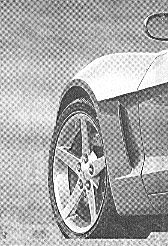
#> input picture 图像处理与可视化/Homework/数字图像处理 04/P2/DIP Fig 04.64(a)(car_75DPI_Moire).tif, 168 x 246 px; its folder holds 6 pictures in this run
$ python 'HW04 Problem2.py'
#> lines starting #> are read from the running program, lines starting #| are printed output that depends on the picture; after the words box and inside, x2 and y2 are one past the last pixel; in counts of white or black regions, pixels touching at a corner belong together
#> further down, img is the input picture: PIL image 168x246 L; min 0, max 255, mean 169.7
import numpy as np
from PIL import Image
import matplotlib.pyplot as plt
from sklearn.cluster import DBSCAN
import itertools

def frequency_domain_center_detection(image, image_name, min_distance=50):
    # Plotting setup: Create a 2x3 grid of subplots
#> called with image_name = 'DIP Fig 04.64(a)(car_75DPI_Moire)', min_distance = 50
    fig, axs = plt.subplots(2, 3, figsize=(20, 10))

    # Display the original image in the first subplot
    M, N = image.shape
#> M = 246; N = 168
    axs[0, 0].imshow(image, cmap="gray")
    axs[0, 0].set_title(f"Original Image - size: {M}x{N}")

    # Step 1: Zero-padding the image to twice its size, and display it in the second subplot
    P, Q = 2 * M, 2 * N  # Create new dimensions for the padded image
#> P = 492; Q = 336
    padded_image = np.zeros((P, Q)).astype(np.float64)
    padded_image[:M, :N] = image.astype(np.float64)  # Place original image in the top-left corner of the padded image
    axs[0, 1].imshow(padded_image, cmap="gray")
    axs[0, 1].set_title(f"Padded Image - size: {P}x{Q}")

    # Step 2: Apply Fourier transform centering by multiplying with (-1)^(x+y)
    # This shifts the zero-frequency component to the center
    centered_image = padded_image * np.fromfunction(lambda x, y: (-1)**(x + y), (P, Q))
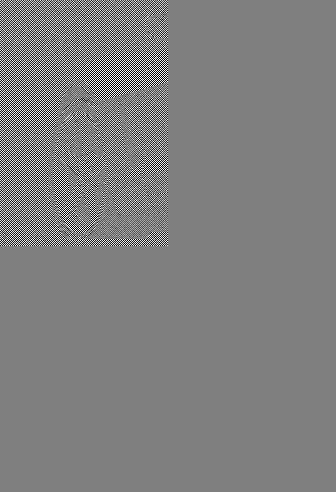
#> centered_image: shape (492, 336) float64; min -255, max 255, mean 0; drawn with min black and max white
    axs[0, 2].imshow(np.clip(centered_image, 0, 255).astype(np.uint8), cmap="gray")
    axs[0, 2].set_title(f"Centered Image - Center: ({N},{M})")

    # Step 3: Perform 2D Fourier Transform on the centered image to obtain the frequency spectrum
    F_uv = np.fft.fft2(centered_image)
    display_spectrum = np.log(1 + np.abs(F_uv))  # Apply log scaling to visualize the spectrum better
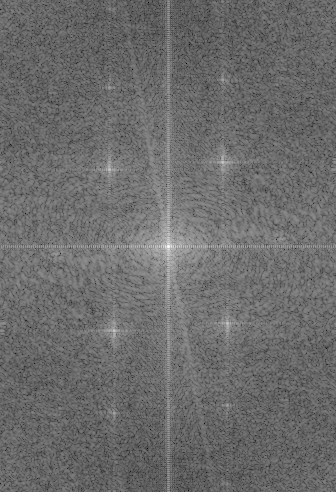
#> display_spectrum: shape (492, 336) float64; min 2.81, max 15.76, mean 8.3; drawn with min black and max white
    axs[1, 0].imshow(display_spectrum, cmap="gray")
    axs[1, 0].set_title("Original Spectrum")

    # Step 4: Calculate the mean and standard deviation of the spectrum to identify bright spots
    mean_val = np.mean(display_spectrum)
#> mean_val = 8.3
    std_val = np.std(display_spectrum)
#> std_val = 0.847
    threshold = mean_val + 2 * std_val  # Set threshold for identifying bright spots (based on mean and std)
#> threshold = 9.99

    # Get coordinates of bright spots where the spectrum exceeds the threshold
    bright_spots = np.argwhere(display_spectrum > threshold)
#> bright_spots = 4253 pairs, first value 1 to 491, second value 1 to 335
    highlight_spectrum = np.ones_like(display_spectrum) * 255  # Start with a white background
    for i, (x, y) in enumerate(bright_spots):
        distance_from_center = np.sqrt((x - M)**2 + (y - N)**2)
        if distance_from_center > min_distance:
            highlight_spectrum[x, y] = 0  # Mark bright spots in black
#> this loop made 4253 passes
#> (x, y, distance_from_center) on passes 1 to 3: (1, 168, 245), (1, 169, 245), (3, 168, 243)
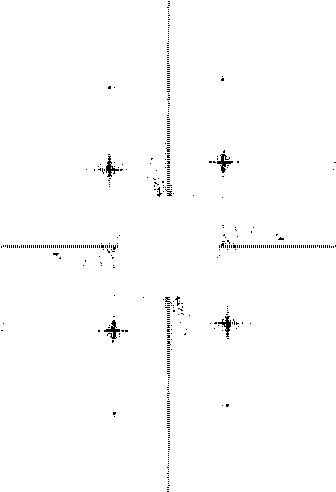
#> highlight_spectrum: shape (492, 336) float64; 99% white; black in thin lines or dots
    axs[1, 1].imshow(highlight_spectrum, cmap="gray")
    axs[1, 1].set_title("Highlighted Spectrum")

    # Step 5: Apply DBSCAN clustering algorithm to group the bright spots
    db = DBSCAN(eps=5, min_samples=5).fit(bright_spots)  # DBSCAN clustering
    labels = db.labels_  # Get cluster labels for each bright spot
#> labels = 4253 values, max 12 at index 4171, min -1 at index 231, mean 0.959

    # Step 6: Calculate and display the center of each cluster
    unique_labels = set(labels)
#> unique_labels = 14 items
    cluster_centers = []

    # Loop through each unique label to calculate the center of each cluster
    for label in unique_labels:
        if label == -1:  # Skip noise points (DBSCAN labels noise as -1)
            continue

        # Get the coordinates of all points in this cluster
        cluster_points = bright_spots[labels == label]

        # Calculate the center of the cluster by taking the mean of the coordinates
        center = cluster_points.mean(axis=0)
        cluster_centers.append(center)
#> this loop made 14 passes
#> center on passes 1 to 12: [246, 168], [78.78, 222.1], [87.11, 109.7], [161.9, 223], [168.2, 109.4], [216.2, 141.6], [237.6, 279.8], [254.4, 56.2], [275.8, 194.4], [323.8, 226.6], [330.1, 113], [404.9, 226.3]
#> label on pass 14: -1
#> after the loop, cluster_centers = [[246, 168], [78.78, 222.1], [87.11, 109.7], [161.9, 223], [168.2, 109.4], [216.2, 141.6], [237.6, 279.8], [254.4, 56.2], [275.8, 194.4], [323.8, 226.6], [330.1, 113], [404.9, 226.3], [413.2, 113.9]]

    # Convert cluster centers to integer values for proper indexing
    cluster_centers = np.round(np.array(cluster_centers)).astype(np.int32)
#> cluster_centers = 13 rows, first 8: [246, 168], [79, 222], [87, 110], [162, 223], [168, 109], [216, 142], [238, 280], [254, 56]

    # Print the coordinates of each cluster center
    for i, center in enumerate(cluster_centers):
        print(f"Cluster {i} center: (x, y) = ({center[0]}, {center[1]})")
#> this loop made 13 passes
#> center on passes 1 to 12: [246, 168], [79, 222], [87, 110], [162, 223], [168, 109], [216, 142], [238, 280], [254, 56], [276, 194], [324, 227], [330, 113], [405, 226]
#| Cluster 0 center: (x, y) = (246, 168)
#| Cluster 1 center: (x, y) = (79, 222)
#| Cluster 2 center: (x, y) = (87, 110)
#| Cluster 3 center: (x, y) = (162, 223)
#| Cluster 4 center: (x, y) = (168, 109)
#| Cluster 5 center: (x, y) = (216, 142)
#| Cluster 6 center: (x, y) = (238, 280)
#| Cluster 7 center: (x, y) = (254, 56)
#> (further printed lines are left out)

    # Create a new image to highlight the cluster centers and their neighborhood points
    highlight_spectrum = np.ones_like(display_spectrum) * 255  # Background is white

    # Set the neighborhood radius around each cluster center to highlight surrounding points
    radius = 3  # The radius of the neighborhood to highlight around the cluster center

    # Loop through each cluster center and mark the center and its neighborhood as black
    for i, center in enumerate(cluster_centers):
        x, y = center[0], center[1]

        # Highlight the neighborhood around the cluster center within the given radius
        for dx in range(-radius, radius + 1):
            for dy in range(-radius, radius + 1):
                nx, ny = np.clip(x + dx, 0, Q-1), np.clip(y + dy, 0, P-1)
                if 0 <= nx < display_spectrum.shape[0] and 0 <= ny < display_spectrum.shape[1]:
                    highlight_spectrum[nx, ny] = 0  # Set the center and neighborhood points to black

        # Annotate the cluster center with its coordinates in red text
        axs[1, 2].text(y, x, f"({y},{x})", color="red", fontsize=10, ha="center", va="center")
#> this loop made 13 passes
#> highlight_spectrum: shape (492, 336) float64; 99.7% white; 13 black regions (2 under 20 px), largest, box (x1, y1, x2, y2) and area: (219, 76, 226, 83) 49, (107, 84, 114, 91) 49, (220, 159, 227, 166) 49

    # Display the highlighted spectrum with cluster centers and their neighborhoods
    axs[1, 2].imshow(highlight_spectrum, cmap="gray", vmin=0, vmax=255)
    axs[1, 2].set_title("Cluster Centers")

    # Save the figure containing all the images to a file
    save_path = f"frequency_domain_center_detection_{image_name}.png"
    plt.tight_layout()  # Adjust subplots for better layout
    plt.savefig(save_path)  # Save the figure
    plt.show()  # Display the plot

def frequency_domain_notch(image, centers, cutoffs, image_name, filter_types=[0]):
    # Assert that filter_type is a list of integers, each greater than -2
#> called with image_name = 'DIP Fig 04.64(a)(car_75DPI_Moire)'
    assert all(isinstance(filter_type, int) and filter_type >= -2 for filter_type in filter_types), \
        "All elements of filter_type must be integers greater than or equal to -2"

    # Plotting setup
    fig, axs = plt.subplots(2, 5, figsize=(20, 10))
    axs[0, 0].imshow(image, cmap="gray")
    axs[0, 0].set_title("Original Image")

    # Step 1: Zero-padding the image to size P x Q where P = 2M, Q = 2N
    M, N = image.shape
#> M = 246; N = 168
    P, Q = 2 * M, 2 * N
#> P = 492; Q = 336
    padded_image = np.zeros((P, Q))
    padded_image[:M, :N] = image

    # Display padded image
    axs[0, 1].imshow(padded_image, cmap="gray")
    axs[0, 1].set_title(f"Padded Image - size: {P}x{Q}")

    # Step 2: Multiply padded image by (-1)^(x+y) to center the Fourier transform
    centered_image = padded_image * np.fromfunction(lambda x, y: (-1)**(x + y), (P, Q))

    # Display centered image
    axs[0, 2].imshow(np.clip(centered_image, 0, 255).astype(np.uint8), cmap="gray")
    axs[0, 2].set_title(f"Centered Image - Center: ({N},{M})")

    # Step 3: Compute the 2D Fourier Transform of the centered image
    F_uv = np.fft.fft2(centered_image)

    # Display original spectrum
    axs[0, 3].imshow(np.log(1 + np.abs(F_uv)), cmap="gray")
    axs[0, 3].set_title("Original Spectrum")

    # Step 4: Create the notch filter with multiple notch centers
    u, v = np.meshgrid(np.arange(0, P), np.arange(0, Q), indexing='ij')

    # Initialize the combined notch filter with ones (multiplicative identity for filters)
    H_uv = np.ones((P, Q))

    # Loop over each "filter_type" to construct the filter
    for i, filter_type in enumerate(filter_types):
        for center, cutoff in zip(centers[i], cutoffs[i]):
            if filter_type == -2:  # Line filter (horizontal or vertical)
                if center[3] == 0:  # Horizontal line
                    y_val = center[0]  # Fixed y-value for the horizontal line
                    x_start, x_end = center[1], center[2]  # x-range for the horizontal line
                    mask_x_range = np.arange(x_start, x_end + 1)
                    mask_y_range = np.arange(np.clip(y_val - cutoff, 0, P), np.clip(y_val + cutoff, 0, P) + 1)
                    mask = list(itertools.product(mask_y_range, mask_x_range))
                    mask += [(P - i - 1, Q - j - 1) for i, j in mask]

                    # Convert to numpy arrays for vectorized assignment
                    mask_y, mask_x = zip(*mask)
                    mask_y, mask_x = np.array(mask_y), np.array(mask_x)
                    H_uv[mask_y, mask_x] = 0

                else:  # Vertical line
                    x_val = center[0]  # Fixed x-value for the vertical line
                    y_start, y_end = center[1], center[2]  # y-range for the vertical line
                    mask_y_range = np.arange(y_start, y_end + 1)
                    mask_x_range = np.arange(np.clip(x_val - cutoff, 0, Q), np.clip(x_val + cutoff, 0, Q) + 1)
                    mask = list(itertools.product(mask_y_range, mask_x_range))
                    mask += [(P - i - 1, Q - j - 1) for i, j in mask]

                    # Convert to numpy arrays for vectorized assignment
                    mask_y, mask_x = zip(*mask)
                    mask_y, mask_x = np.array(mask_y), np.array(mask_x)
                    H_uv[mask_y, mask_x] = 0

            else:
                # Calculate the distances from notch centers
                D1 = np.sqrt((u - center[1])**2 + (v - center[0])**2)
                D2 = np.sqrt((u - (P - center[1]))**2 + (v - (Q - center[0]))**2)

                if filter_type == -1:  # Ideal filter
                    H_uv[D1 <= cutoff] = 0
                    H_uv[D2 <= cutoff] = 0

                elif filter_type == 0:  # Gaussian filter
                    H_k = (1 - np.exp(-D1**2 / (2 * cutoff**2))) * (1 - np.exp(-D2**2 / (2 * cutoff**2)))
                    H_uv *= H_k

                else:  # Butterworth filter (ft now acts as the parameter "n")
                    n = filter_type
                    H_k = (1 - 1 / (1 + (D1 / cutoff)**(2 * n))) * (1 - 1 / (1 + (D2 / cutoff)**(2 * n)))
                    H_uv *= H_k

    # Display combined notch filter
    axs[0, 4].imshow(H_uv, cmap="gray")
    axs[0, 4].set_title("Notch Filter")

    # Apply the filter in the frequency domain
    G_uv = H_uv * F_uv

    # Display the filter spectrum
    axs[1, 0].imshow(np.log(1 + np.abs(G_uv)), cmap="gray")
    axs[1, 0].set_title("Filtered Spectrum")

    # Step 5: Compute the inverse Fourier Transform and remove centering shift
    g_padded = np.fft.ifft2(G_uv)
    g_padded = np.real(g_padded) * np.fromfunction(lambda x, y: (-1)**(x + y), (P, Q))
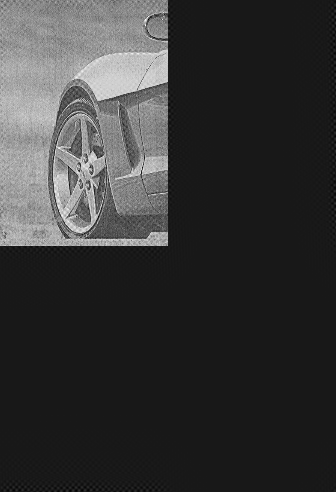
#> g_padded: shape (492, 336) float64; min -34.29, max 319.5, mean 42.4; drawn with min black and max white
    g_padded = np.clip(g_padded, 0, 255).astype(np.uint8)
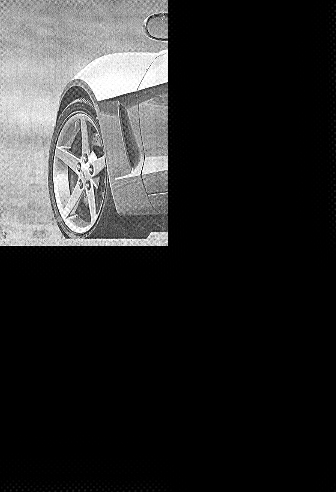
#> g_padded: shape (492, 336); min 0, max 255, mean 42.4

    # Display g_padded
    axs[1, 1].imshow(g_padded, cmap="gray")
    axs[1, 1].set_title("Padded Filtered Image")

    # Step 6: Extract the top-left M x N portion to obtain the final result
    g = g_padded[:M, :N]

    # Display final filtered image
    axs[1, 2].imshow(g, cmap="gray")
    axs[1, 2].set_title("Final Filtered Image")

    # Step 7: Compute the noise pattern
    noise_uv = F_uv - G_uv
    noise = image - g
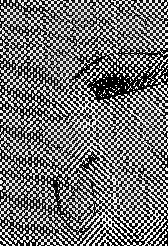
#> noise: shape (246, 168); min 0, max 255, mean 114.3

    # Display the notch spectrum
    axs[1, 3].imshow(np.log(1 + np.abs(noise_uv)), cmap="gray")
    axs[1, 3].set_title("Noise Spectrum")

    # Display the noise pattern
    axs[1, 4].imshow(noise, cmap="gray")
    axs[1, 4].set_title("Noise pattern")

    # Save the figure containing all the images
    save_path = f"frequency_domain_notch_{image_name}.png"
    plt.tight_layout()
    plt.savefig(save_path)
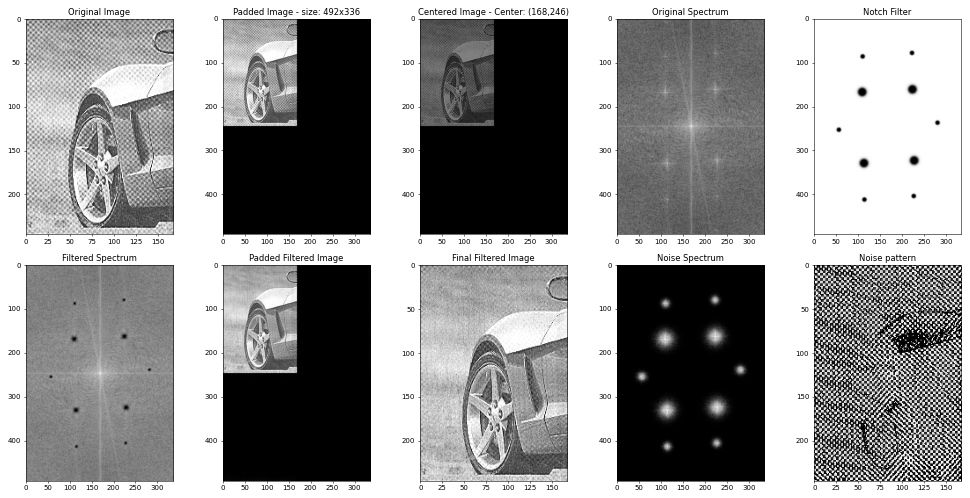
#> figure drawn by matplotlib, 10 panels

    # Save the final filtered image
    final_image_path = f"final_filtered_image_notch_{image_name}.tif"
    Image.fromarray(g).save(final_image_path, format="TIFF")

    plt.show()

    return g

# Define filter type mappings
filter_type_dict = {
    "line filter": -2,
    "ideal filter": -1,
    "Gaussian filter": 0,
    "Butterworth filter (n=1)": 1,
    "Butterworth filter (n=2)": 2,
    "Butterworth filter (n=3)": 3,
    "Butterworth filter (n=4)": 4,
    "Butterworth filter (n=5)": 5,
    # Add more Butterworth filter orders if needed
}

if __name__ == "__main__":
    # Initialize the option to select which image and filter settings to load
    option = 2

    if option == 1:
        # Load 'shepp_logan.png' and set parameters specific to this image
        image_path = 'shepp_logan.png'
        image_name = 'shepp_logan'
        min_distance = 150  # Minimum distance between detected centers

        # Define x-coordinates for line filters
        centers_x = [837, 1001, 1068, 1238, 1400]

        # Define two sets of y-coordinates for line filters
        centers_y1 = [35, 202, 265, 369, 436, 591]
        centers_y2 = [835, 1002, 1064, 1234, 1393]

        # Concatenate y-coordinates for general use in 2D product combinations
        centers_y = [35, 202, 265, 369, 436, 591, 835, 1002, 1064, 1234, 1393]

        # Define horizontal line filters in each y-set with x bounds
        centers_1 = list(itertools.product(centers_y1, [[centers_x[0], centers_x[-1], 0]]))
        centers_1.extend(itertools.product(centers_y2, [[centers_x[0], centers_x[-1], 0]]))

        # Define vertical line filters in each x-set with y bounds
        centers_1.extend(itertools.product(centers_x, [[centers_y1[0], centers_y1[-1], 1]]))
        centers_1.extend(itertools.product(centers_x, [[centers_y2[0], centers_y2[-1], 1]]))

        # Flatten tuple list for centers to format (y, x_start, x_end, orientation)
        centers_1 = [(x, *y) for x, y in centers_1]
        cutoffs_1 = [20] * len(centers_1)  # Set a 20-pixel cutoff for all centers_1 entries

        # Retrieve the filter type code for line filter from dictionary
        filter_type_1 = filter_type_dict.get("line filter", -2)

        # Define circular filter centers across the full x and y sets
        centers_2 = list(itertools.product(centers_x, centers_y))
        cutoffs_2 = [30] * len(centers_2)  # Set 30-pixel cutoff for all centers_2 entries

        # Retrieve the filter type code for ideal filter from dictionary
        filter_type_2 = filter_type_dict.get("ideal filter", -1)

        # Group centers, cutoffs, and filter types for use in frequency domain function
        centers = [centers_1, centers_2]
        cutoffs = [cutoffs_1, cutoffs_2]
        filter_types = [filter_type_1, filter_type_2]

    elif option == 2:
        # Load 'DIP Fig 04.64(a)(car_75DPI_Moire).tif' and set filter settings
        image_path = 'DIP Fig 04.64(a)(car_75DPI_Moire).tif'
        image_name = 'DIP Fig 04.64(a)(car_75DPI_Moire)'
        min_distance = 50  # Set minimum distance between detected centers

        # Define specific coordinates and cutoff values for Butterworth filters
        centers = [[[109, 168],
                    [113, 330],
                    [114, 413],
                    [110, 87 ],
                    [56 , 254]]]
        cutoffs = [[10, 10, 5, 5, 5]]  # Cutoffs correspond to each center in centers

        # Use dictionary to get the filter type code for Butterworth (defaulting to 0)
        filter_types = [filter_type_dict.get("Butterworth filter (n=4)", 4)]

    else:
        # Load 'DIP Fig 04.65(a)(cassini).tif' and set line filter settings
        image_path = 'DIP Fig 04.65(a)(cassini).tif'
        image_name = 'DIP Fig 04.65(a)(cassini)'
        min_distance = 50  # Set minimum distance for center detection

        # Define two vertical line filters with specific x and y ranges
        centers = [[[674, 0, 659, 1], [674, 689, 1348, 1]]]
        cutoffs = [[10] * len(centers)]  # Set 10-pixel cutoff for each center

        # Retrieve the filter type code for line filter from dictionary
        filter_types = [filter_type_dict.get("line filter", -2)]

    # Load and convert the image to grayscale format
    img = Image.open(image_path).convert('L')
    image_array = np.array(img)  # Convert image to a numpy array for processing

    # Run the center detection function in frequency domain with specified distance
    frequency_domain_center_detection(image_array, image_name, min_distance)

    # Apply the frequency domain notch filtering with specified centers and cutoffs
    filter_image = frequency_domain_notch(image_array, centers, cutoffs, image_name, filter_types)
